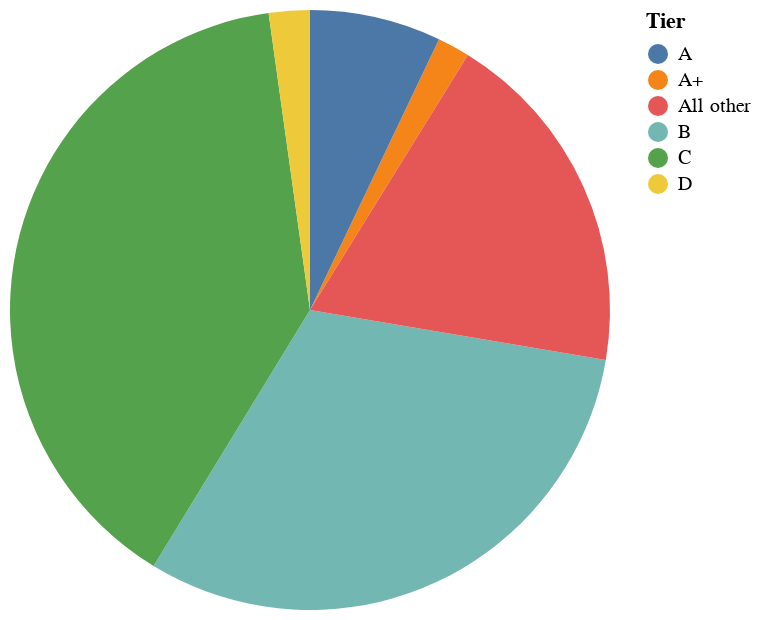

Notebook code cell kept with this figure:
### Markdown cell above
#### Pie chart

Considering that percentages depict a fraction of a whole, the next proposal is to employ a pie chart. 
Here is the default `Altair` graph version:

### Code cell
# Default pie chart

alt.Chart(table_charts).mark_arc().encode(
    theta = "% Accounts",
    color = alt.Color('Tier')
)

### Figure 1 — Vega-Lite specification as saved in the notebook (floating-point values rounded to 4 significant figures)
{"config": {"view": {"continuousWidth": 300, "continuousHeight": 300}}, "data": {"name": "data-35f9124c4b8dd7e8e6a83d69924ed8ee"}, "mark": {"type": "arc"}, "encoding": {"color": {"field": "Tier", "type": "nominal"}, "theta": {"field": "% Accounts", "type": "quantitative"}}, "$schema": "https://vega.github.io/schema/vega-lite/v5.8.0.json", "datasets": {"data-35f9124c4b8dd7e8e6a83d69924ed8ee": [{"Tier": "A+", "# of Accounts": 19.0, "% Accounts": 1.746, "Revenue ($M)": 3.927, "% Revenue": 21.0}, {"Tier": "A", "# of Accounts": 77.0, "% Accounts": 7.077, "Revenue ($M)": 4.675, "% Revenue": 25.0}, {"Tier": "B", "# of Accounts": 338.0, "% Accounts": 31.07, "Revenue ($M)": 5.984, "% Revenue": 32.0}, {"Tier": "C", "# of Accounts": 425.0, "% Accounts": 39.06, "Revenue ($M)": 2.805, "% Revenue": 15.0}, {"Tier": "D", "# of Accounts": 24.0, "% Accounts": 2.206, "Revenue ($M)": 0.374, "% Revenue": 2.0}, {"Tier": "All other", "# of Accounts": 205.0, "% Accounts": 18.84, "Revenue ($M)": 0.935, "% Revenue": 5.0}]}}
